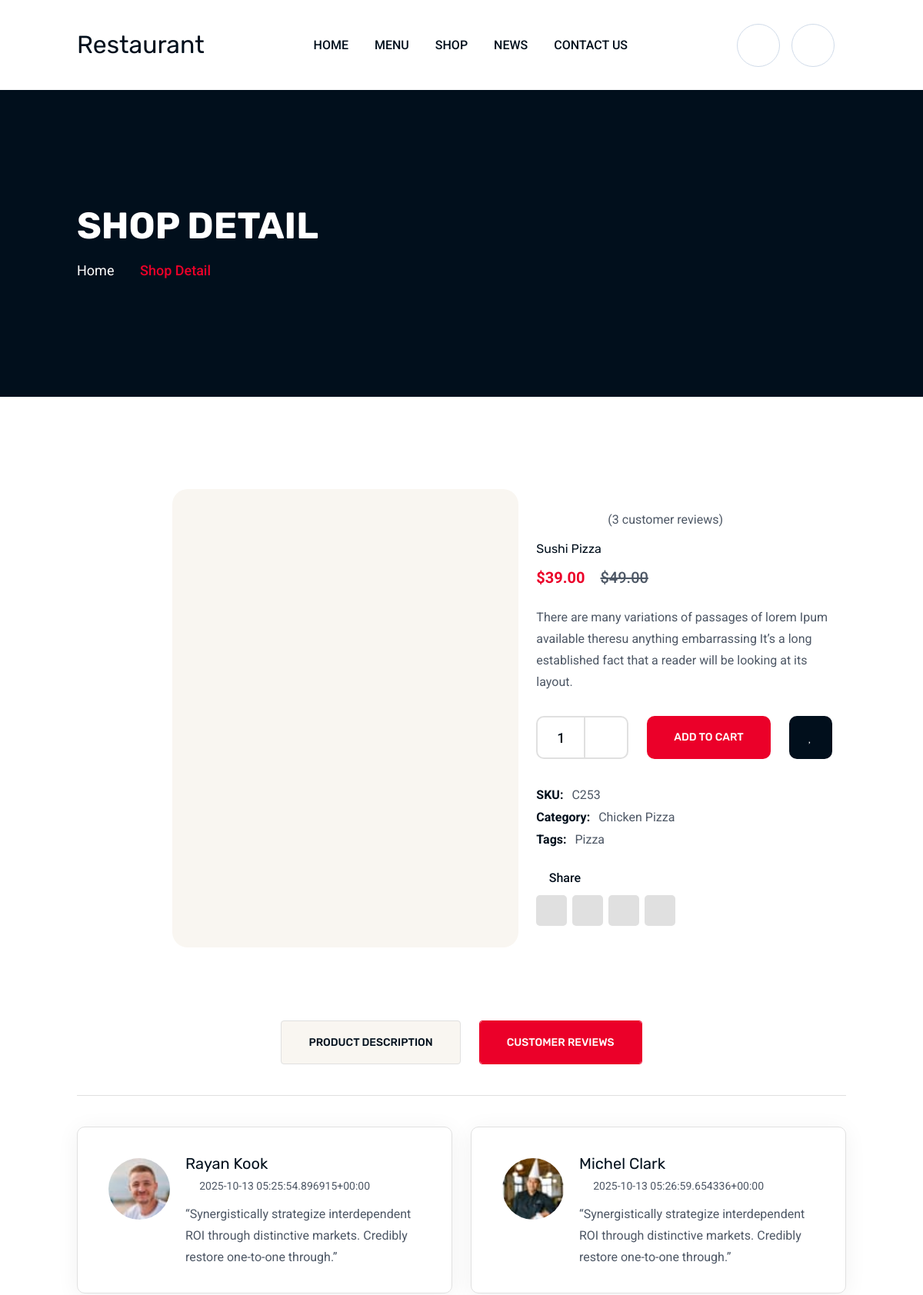
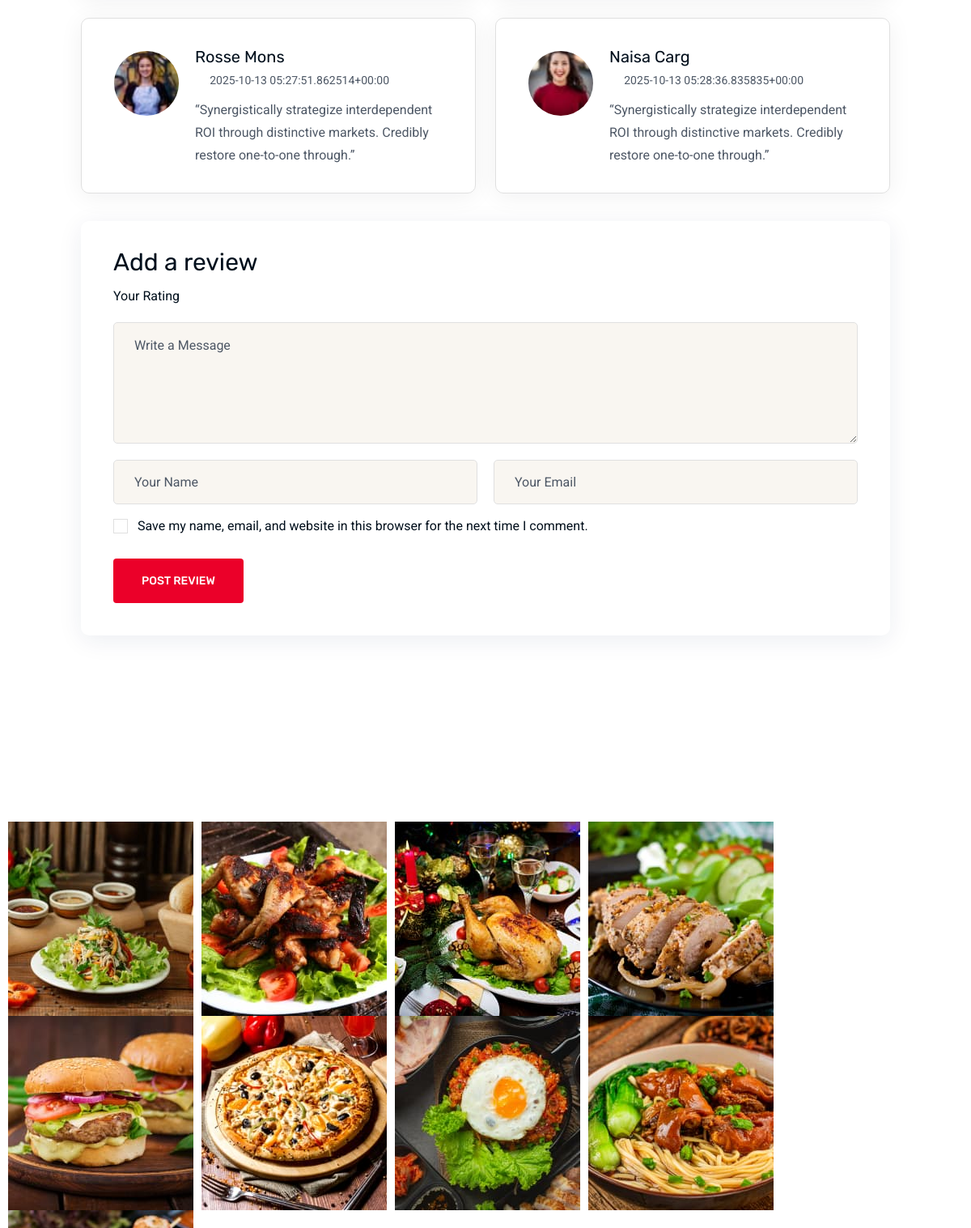
The app's page /shopDetail/79a008ae-92ff-48ad-acf2-1b438c1a873d/ (upper part), older data (2 pictures, top to bottom).
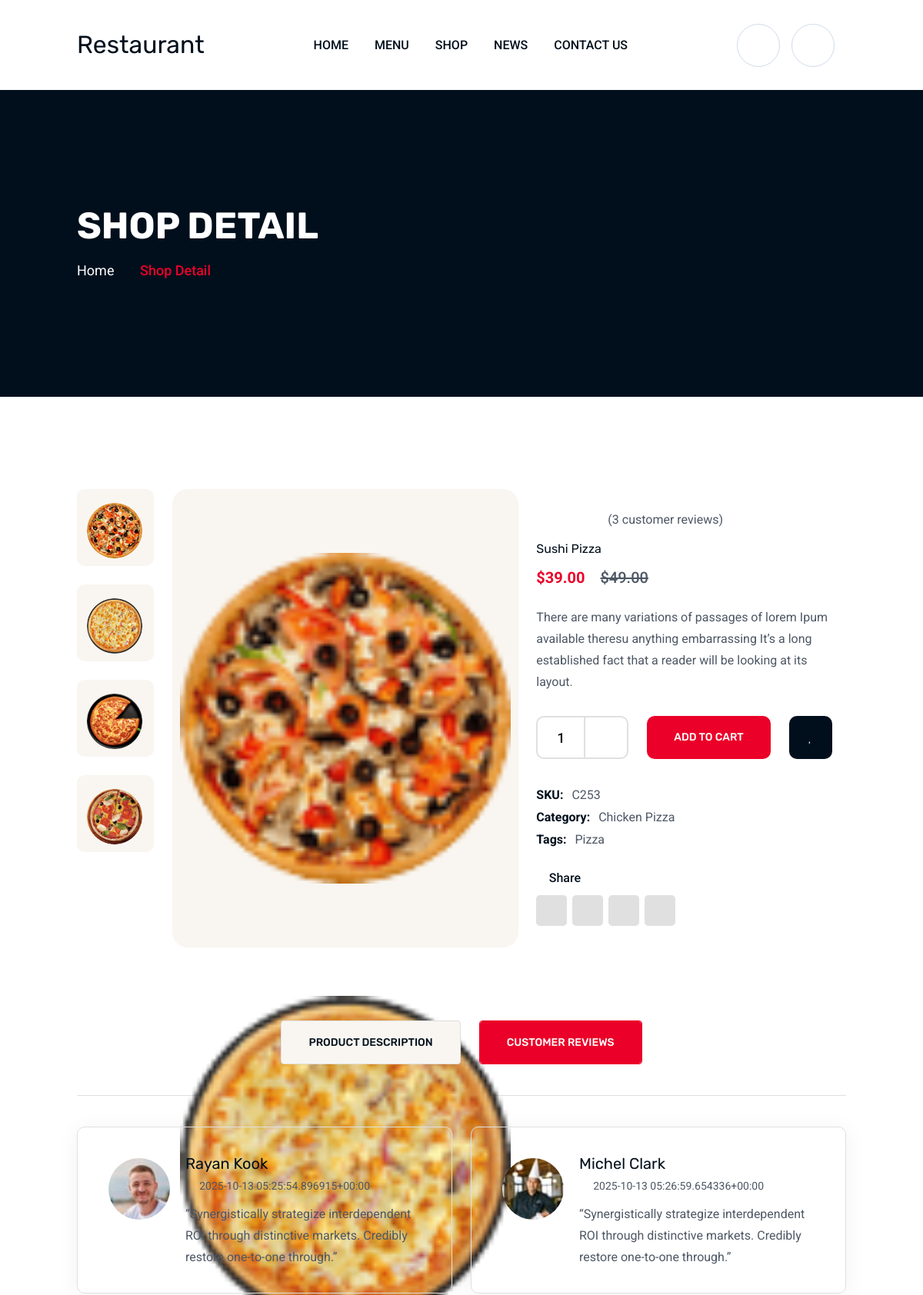
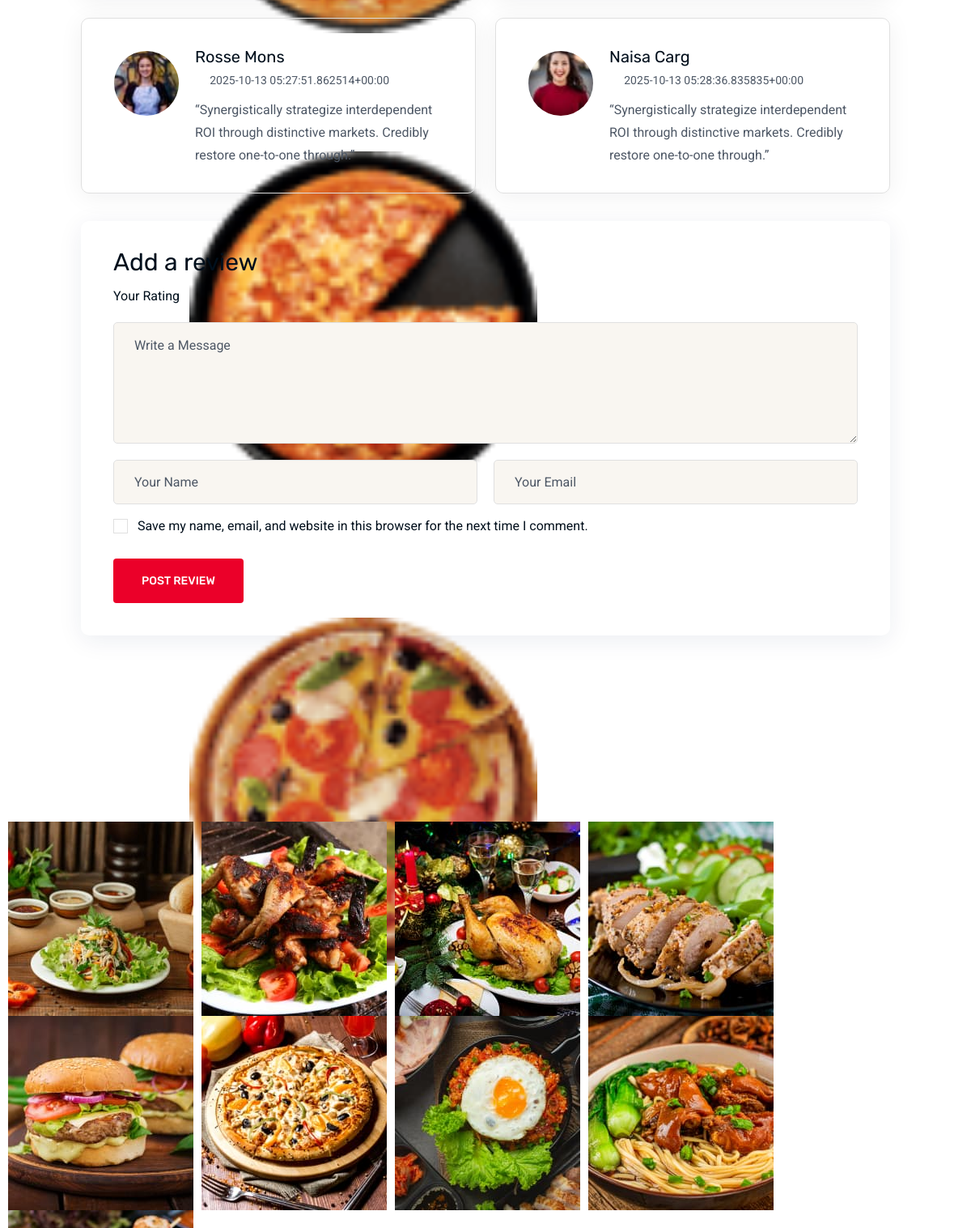
The same page, newer data (2 pictures, top to bottom).
### myapp/models.py (models this page shows)
class ShopDetailSliderModel(models.Model):
    id = models.UUIDField(primary_key=True, default=uuid.uuid4, editable=False)
    name = models.CharField(max_length=50, blank=True, null=True)
    image = models.ImageField(upload_to='ShopDetailSlider')
    created_at = models.DateTimeField(auto_now_add=True)
    updated_at = models.DateTimeField(auto_now=True)

class FeedbackItemModel(models.Model):
    id = models.UUIDField(primary_key=True, default=uuid.uuid4, editable=False)
    text = models.CharField(max_length=300, blank=True, null=True)
    name = models.CharField(max_length=50, blank=True, null=True)
    country = models.CharField(max_length=50, blank=True, null=True)
    rate = models.CharField(max_length=500, blank=True, null=True)
    profileImage = models.ImageField(upload_to='FeedbackItem')
    image = models.ImageField(upload_to='FeedbackItem')
    created_at = models.DateTimeField(auto_now_add=True)
    updated_at = models.DateTimeField(auto_now=True)

class GalleryModel(models.Model):
    id = models.UUIDField(primary_key=True, default=uuid.uuid4, editable=False)
    image = models.ImageField(upload_to='Gallery')
    created_at = models.DateTimeField(auto_now_add=True)
    updated_at = models.DateTimeField(auto_now=True)

class ProductImageModel(models.Model):
    id = models.UUIDField(primary_key=True, default=uuid.uuid4, editable=False)
    product = models.ForeignKey(
        ProductDetail, on_delete=models.CASCADE, related_name="images")
    image = models.ImageField(upload_to="ProductImage")
    created_at = models.DateTimeField(auto_now_add=True)
    updated_at = models.DateTimeField(auto_now=True)

### myapp/views.py (the view)
# urls.py: path('shopDetail/<uuid:pk>/', views.ShopDetailPage, name='shopDetailPage'),
def ShopDetailPage(request, pk):
    ShopDetailSlider = ShopDetailSliderModel.objects.all()
    MenuCategory = MenuCategoryModel.objects.all()
    Gallery = GalleryModel.objects.all()
    FeedbackItem = FeedbackItemModel.objects.all()
    Description = DescriptionModel.objects.all()
    Product1 = ProductModel.objects.all()
    product_obj = get_object_or_404(Product, pk=pk)
    products = Product.objects.all()  # ဒီလို
    product_details = ProductDetail.objects.select_related(
        'category').filter(product__id=product_obj.id)
    product_detail = product_details.first() if product_details.exists() else None
    images = product_detail.images.all()  # related_name="images"
    context = {
        'ShopDetailSlider': ShopDetailSlider,
        'MenuCategory': MenuCategory,
        'Gallery': Gallery,
        'FeedbackItem': FeedbackItem,
        'Description': Description,
        'Product1': Product1,
        "products": products,  # loop လုပ်နိုင်အောင်
        "product_obj": product_obj,  # single product object detail page # Selected Product
        "product_details": product_details,  # Related ProductDetail list
        "product_detail": product_detail,  # Single ProductDetail
        "images": images,
    }
    return render(request, 'shop_detail.html', context)

### myapp/templates/shop_detail.html (shortened to what the changed rows need)
{% extends 'base.html' %}
{% load static %}
{% load humanize %}
{% block body %}
{% for i in ShopDetailSlider %}
<div class="breadcumb-wrapper" data-bg-src="{{ i.image.url }}">
    <div class="container z-index-common">
        <div class="breadcumb-content">
            <h1 class="breadcumb-title">{{ i.name|safe }}</h1>
            <ul class="breadcumb-menu">
                <li><a href="{% url 'homePage' %}">Home</a></li>
                <li>{{ i.name|safe }}</li>
            </ul>
        </div>
    </div>
</div>
{% endfor %}
<section class="th-product-wrapper product-details space-top space-extra-bottom">
    <div class="container">
        <div class="row">
            <div class="col-lg-7">
                <div class="product-thumb-area">
                    <div class="product-thumb-tab" data-asnavfor=".product-big-img">
                        {% for img in images %}
                        <div class="tab-btn {% if forloop.first %}active{% endif %}">
                            <img src="{{ img.image.url }}" alt="Product Thumb">
                        </div>
                        {% endfor %}
                    </div>
                    <div class="product-big-img th-carousel" data-slide-show="1" data-md-slide-show="1"
                        data-fade="true">
                        {% for img in images %}
                            <div class="img">
                                <img src="{{ img.image.url }}" alt="Product Image">
                            </div>
                        {% endfor %}
                    </div>
                </div>
            </div>
            <div class="col-lg-5 align-self-center">
                <div class="product-about">
                    <h2 class="product-title">{{ product_obj.title }}</h2>
                </div>
            </div>
        </div>
        <div class="tab-content" id="productTabContent">
            <div class="tab-pane fade show active" id="reviews" role="tabpanel" aria-labelledby="reviews-tab">
                <div class="woocommerce-Reviews">
                    <div class="th-comments-wrap">
                        <ul class="comment-list">
                            {% for i in FeedbackItem %}
                            <li class="review th-comment-item">
                                <div class="th-post-comment">
                                    <div class="comment-avater"><img src="{{ i.profileImage.url }}"
                                            alt="Comment Author"></div>
                                    <div class="comment-content">
                                        <h4 class="name">{{ i.name|safe }}</h4><span class="commented-on"><i
                                                class="fal fa-calendar-alt"></i>{{ i.created_at|safe }}</span>
                                        <div class="star-rating" role="img"
                                            aria-label="Rated {{ i.rate|safe }} out of 5"><span style="width:100%">Rated
                                                5 based on <span class="rating">1</span> customer rating</span>
                                        </div>
                                        <p class="text">{{ i.text|safe }}</p>
                                    </div>
                                </div>
                            </li>
                            {% endfor %}
                        </ul>
                    </div>
                </div>
            </div>
        </div>
    </div>
</section>
<div class="gallery-thumb-area">
    <div class="row gx-10 th-carousel" id="gallerySlide1" data-slide-show="8" data-ml-slide-show="7"
        data-lg-slide-show="6" data-md-slide-show="5" data-sm-slide-show="4" data-xs-slide-show="3"
        data-focuson-select="false">
        {% for i in Gallery %}
        <div class="col-auto">
            <div class="gallery-thumb"><img src="{{ i.image.url }}" alt="Gallery Image"> </div>
        </div>
        {% endfor %}
    </div>
</div>
{% endblock %}

Row changes from the older to the newer data that the page shows:
added ProductImageModel: image (picture)
added ProductImageModel: image (picture)
added ProductImageModel: image (picture)
added ProductImageModel: image (picture)
